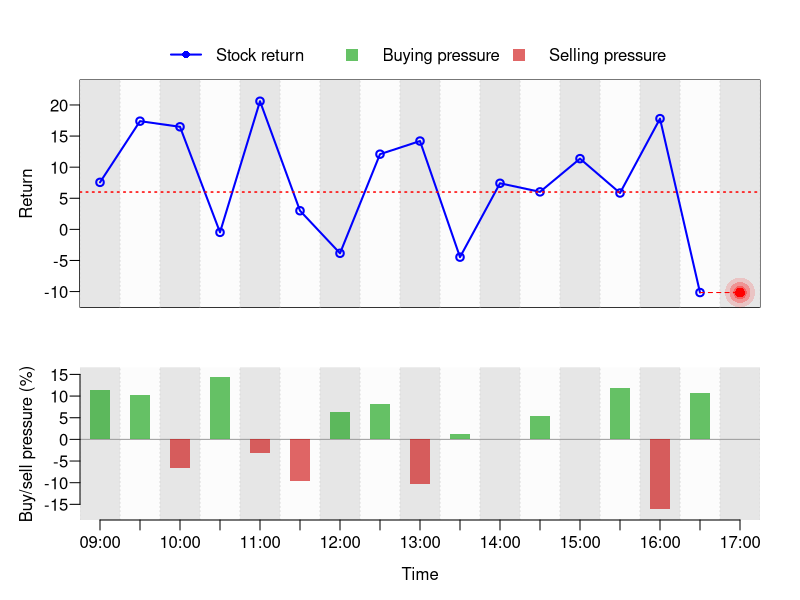

This figure's R source:
# market_simulation.R
# -----------------------------------
# Simulate price and order flow variables
# -----------------------------------

library(here)
library(rstudioapi)
setwd(dirname(getActiveDocumentContext()$path))

marketsim <- function(
    N         = 16,     # number of half-hour intervals between 09:00 and 17:00
    mu        = 0.06,   # expected return
    sigma     = 0.09,   # std dev of baseline returns
    sigma_imb = 0.05,   # std dev of imbalance (IID)
    match_var = TRUE,   # match Var(r_pred) = Var(r)
    seed      = NULL,
    informative = 1,    # 1: plot r_pred, 0: plot iid r
    plot      = TRUE,
    save_png  = FALSE,
    outdir    = "../plots"
) {
  if (!is.null(seed)) set.seed(seed)
  if (N < 2) stop("N must be >= 2")
  if (N != 16) warning("For 30-min steps from 09:00 to 17:00, N should be 16.")
  
  ## ----------------------------
  ## 1) Simulate processes
  ## ----------------------------
  # Baseline iid returns: r_t = mu + eps1_t
  eps1 <- rnorm(N, mean = 0, sd = sigma)
  r    <- mu + eps1
  
  # IID imbalance: imb_t ~ N(0, sigma_imb^2)
  imb  <- rnorm(N+1, mean = 0, sd = sigma_imb)
  
  # Predictable returns: r_pred_t = mu + imb_t + eps2_t
  if (match_var) {
    if (sigma_imb >= sigma) {
      stop("sigma_imb must be < sigma to match variances.")
    }
    sigma_eps <- sqrt(sigma^2 - sigma_imb^2)
  } else {
    sigma_eps <- sigma
  }
  eps2   <- rnorm(N, mean = 0, sd = sigma_eps)
  r_pred <- mu + imb[1:N] + eps2
  imb <- imb[2:(N+1)]
  
  ret_top <- if (informative == 1) r_pred else r
  
  ## --- NEW: percentage versions used only for plotting ---  # <<<
  ret_top_pct <- 100 * ret_top                              # <<<
  mu_pct      <- 100 * mu                                   # <<<
  imb_pct     <- 100 * imb                                  # <<<
  
  ## ----------------------------
  ## 2) Geometry for imbalance bars
  ## ----------------------------
  centers <- (1:N) - 0.5        # centers of intervals [t-1,t]
  w       <- 0.5                # bar width
  
  bar_xmin <- centers - w/2
  bar_xmax <- centers + w/2
  
  orders_ylim <- range(imb_pct) * 1.15
  if (diff(orders_ylim) == 0) orders_ylim <- orders_ylim + c(-0.01, 0.01)
  
  price_ylim  <- range(c(ret_top_pct, mu_pct)) * 1.1
  
  ## ----------------------------
  ## 3) Time labels: 09:00–17:00 every 30min
  ## ----------------------------
  times <- seq(from = as.POSIXct("09:00", format = "%H:%M"),
               to   = as.POSIXct("17:00", format = "%H:%M"),
               by   = "30 min")
  time_labels <- format(times, "%H:%M")
  
  price_x   <- centers              # same centers
  label_pos <- c(price_x, N + 0.5)  # extra tick at 17:00
  
  ## ----------------------------
  ## 4) Plot helper (draw once on current device)
  ## ----------------------------
  draw_plot <- function() {
    layout(matrix(c(1, 2), nrow = 2),
           heights = c(1.2, 1))
    
    ## ------------------------------
    ## TOP PANEL: returns
    ## ------------------------------
    par(mar = c(1, 4, 4, 2), mgp = c(2.2, 0.6, 0))
    
    plot(price_x, ret_top,
         type = "n",
         xlab = "Time", ylab = "Return",
         xlim = c(0, N + 1), ylim = price_ylim,
         xaxs = "i", xaxt = "n", yaxt = "s", las=2)
    
    usr  <- par("usr")
    ymin <- usr[3]
    ymax <- usr[4]
    
    # alternating gray bands
    for (t in 1:(N + 1)) {
      rect(t - 1, ymin,
           t,     ymax,
           col = ifelse(t %% 2 == 0, gray(0.99), gray(0.9)),
           border = NA)
    }
    abline(v = 0:(N + 1), col = "gray85", lty = "dotted")
    
    # return line
    lines(price_x, ret_top_pct, type = "o", lwd = 2, col = "blue")
    
    # horizontal line at mu
    abline(h = mu_pct, col = "red", lty = 3, lwd = 1.5)
    
    # prediction dot at 17:00 (N+0.5)
    x_last <- tail(price_x, 1)
    y_last_pct <- tail(ret_top_pct, 1)
    x_pred <- N + 0.5
    
    segments(x_last, y_last_pct, x_pred, y_last_pct,
             lty = 2, col = "red")
    
    # fuzzy halo + solid core + ?
    points(x_pred, y_last_pct, pch = 16, col = rgb(1, 0, 0, 0.15), cex = 4)
    points(x_pred, y_last_pct, pch = 16, col = rgb(1, 0, 0, 0.25), cex = 2.8)
    points(x_pred, y_last_pct, pch = 16, col = rgb(1, 0, 0, 0.35), cex = 1.8)
    points(x_pred, y_last_pct, pch = 16, col = "red",                 cex = 1.3)
    # text(x_pred, y_last_pct, labels = "?", pos = 4,                   # <<<
    #      col = "red", cex = 1.5, font = 2)
    
    legend("top",
           horiz = TRUE,
           inset = c(0, -0.2),
           xpd   = TRUE,
           legend = c(
             if (informative == 1) "Stock return" else "Stock return",
             "Buying pressure",
             "Selling pressure"
           ),
           col    = c(
             "blue",
             rgb(0, 0.6, 0, 0.6),   # green
             rgb(0.8, 0, 0, 0.6)    # red
           ),
           lwd    = c(2, NA, NA),
           pch    = c(16, 15, 15),   # 15 = square
           pt.cex = c(1, 1.6, 1.6),
           lty    = c(1, NA, NA),
           bty    = "n")
    
    # axis(1, at = label_pos, labels = time_labels,
    #      cex.axis = 0.9, las = 1)
    
    ## ------------------------------
    ## BOTTOM PANEL: single imbalance
    ## ------------------------------
    par(mar = c(4, 4, 2, 2), mgp = c(2.2, 0.6, 0))
    
    plot(NA, xlim = c(0, N + 1), ylim = orders_ylim,
         xaxs = "i", yaxs = "i",
         xlab = "Time", ylab = "Buy/sell pressure (%)",
         axes = FALSE)
    
    for (t in 1:(N + 1)) {
      rect(t - 1, orders_ylim[1],
           t,     orders_ylim[2],
           col = ifelse(t %% 2 == 0, gray(0.99), gray(0.9)),
           border = NA)
    }
    
    abline(v = 0:(N + 1), col = "gray85", lty = "dotted")
    abline(h = 0, col = "gray60")
    
    # single bar per interval: green if positive, red if negative
    for (i in 1:N) {
      if (imb_pct[i] > 0) {                                 # <<< use imb_pct
        rect(bar_xmin[i], 0, bar_xmax[i], imb_pct[i],
             col = rgb(0, 0.6, 0, 0.6), border = NA)
      } else if (imb_pct[i] < 0) {
        rect(bar_xmin[i], 0, bar_xmax[i], imb_pct[i],
             col = rgb(0.8, 0, 0, 0.6), border = NA)
      }
    }
    
    axis(1, at = label_pos, labels = time_labels,
         cex.axis = 1, las = 1)
    axis(2, las = 2)
  }
  
  ## ----------------------------
  ## 5) Device logic
  ## ----------------------------
  if (plot) {
    draw_plot()
  }
  
  png_file <- NULL
  if (save_png) {
    if (!dir.exists(outdir)) dir.create(outdir, recursive = TRUE)
    png_file <- file.path(
      outdir,
      sprintf("sim_seed-%s_info-%d.png",
              ifelse(is.null(seed), "NA", as.character(seed)),
              informative)
    )
    
    if (plot) {
      dev.copy(png, png_file, width = 1800, height = 800, res = 150)
      dev.off()
    } else {
      png(png_file, width = 1800, height = 800, res = 150)
      draw_plot()
      dev.off()
    }
  }
  
  invisible(list(
    data = data.frame(
      t      = 1:N,
      r      = r,
      r_pred = r_pred,
      imb    = imb
    ),
    png_file = png_file
  ))
}
res <- marketsim(
  N = 16,
  mu = 0.06,
  sigma = 0.09,
  sigma_imb = 0.08999,
  seed = 404,
  informative = 1,  # or 1 for r_pred
  plot = TRUE,
  save_png = TRUE,
  outdir = "../plots"
)
